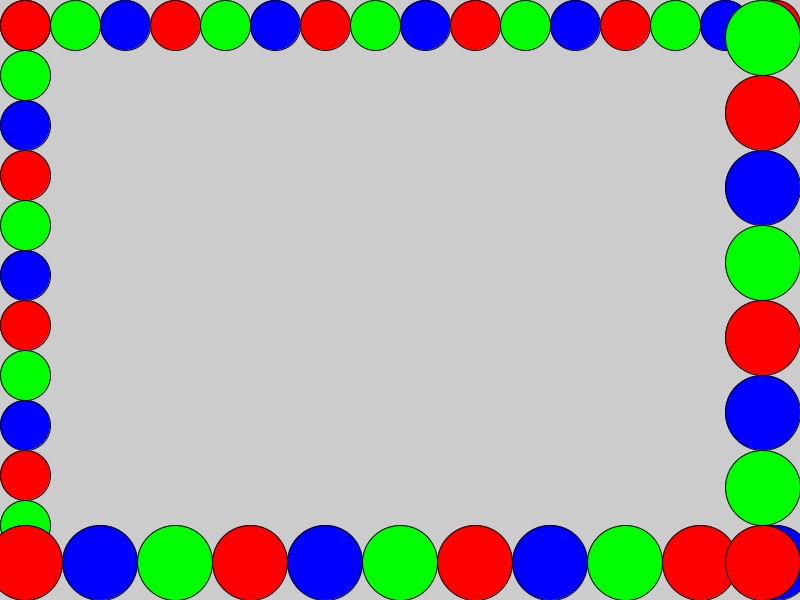
Frame 1 (no input)
Frame 60 (the mouse pressed at the canvas centre just before this capture): identical to frame 1, image omitted
Frame 120 (the mouse held since frame 60 and released just before this capture): identical to frame 1, image omitted

The Processing sketch that drew this single still picture (run headless with seeded random() and noise(); from frame 60 on, the mouse is pressed at the canvas centre):

// Processing sketch: Daily8_Rows_of_Circles
// ── Daily8_Rows_of_Circles.pde
////color[] colors = new color[2];
float size0,size1;
PVector place0,place1,place2,place3;
int number0, number1, number2, number3;
color c1 = color(255,0,0),c2 = color(0,255,0),c3 = color(0,0,255);
void setup(){
  size(800,600);
////  colors[0] = color(255,0,0);
////  colors[1] = color(0,255,0);
  size0 = 50;
  size1 = 75;
  place0 = new PVector(width/2, size0/2);
  place1 = new PVector(size0/2,height/2);
  place2 = new PVector(width/2, height-size1*.5);
  place3 = new PVector(width-size1/2,height/2);
  number0 = ceil(width/size0);
  number1 = ceil(height/size0);
  number2 = ceil(width/size1);
  number3 = ceil(height/size1);
  makeAlternatingCircleColumn(place1,size0,number1,c1,c2,c3);
  makeCircleRowFor(place0,size0,number0,c1,c2,c3);
  makeCircleRowWhile(place2,size1,number2,c1,c3,c2);
  makeAlternatingCircleColumn(place3,size1,number3,c2,c1,c3);
  ////makeAlternatingCircleColumn(new PVector(25,height/2),50,height/50,colors);
}

void draw(){
  
}


  void makeCircle(float x, float y, float d, color c) {
    fill(c);
    circle(x, y, d);
  }
  
  void makeAlternatingCircleColumn(PVector posn, float size, int howMany, color c1, color c2, color c3){
    
    for(int i = 0; i<howMany; i++){
      if(i%3 == 0){
        makeCircle(posn.x,posn.y-(size*((float(howMany-1)/2)-i)),size,c1);
      }else if(i%3 == 1){
        makeCircle(posn.x,posn.y-(size*((float(howMany-1)/2)-i)),size,c2);
      }else{
       makeCircle(posn.x,posn.y-(size*((float(howMany-1)/2)-i)),size,c3);
      }
    
    }
  }
    void makeCircleRowFor(PVector posn, float size, int howMany, color c1, color c2, color c3){
    
    for(int i = 0; i<howMany; i++){
      if(i%3 == 0){
        makeCircle(posn.x-(size*((float(howMany-1)/2)-i)),posn.y,size,c1);
      }else if(i%3 == 1){
        makeCircle(posn.x-(size*((float(howMany-1)/2)-i)),posn.y,size,c2);
      }else{
       makeCircle(posn.x-(size*((float(howMany-1)/2)-i)),posn.y,size,c3);
      }
    
    }
  }
      void makeCircleRowWhile(PVector posn, float size, int howMany, color c1, color c2, color c3){
    int i = 0; 
    while(i<howMany){
      if(i%3 == 0){
        makeCircle(posn.x-(size*((float(howMany-1)/2)-i)),posn.y,size,c1);
      }else if(i%3 == 1){
        makeCircle(posn.x-(size*((float(howMany-1)/2)-i)),posn.y,size,c2);
      }else{
       makeCircle(posn.x-(size*((float(howMany-1)/2)-i)),posn.y,size,c3);
      }
     i++;
    }
  }
  /*/*
    void makeAlternatingCircleColumn(PVector posn, float size, int howMany, color[] colors){
    
    for(int i = 0; i<howMany; i++){
      for(int j = 0;i<colors.length;j++){
        if(i%colors.length == j){
          makeCircle(posn.x,posn.y-(size*((float(howMany-1)/2)-i)),size,colors[j]);
        }
    }
  }
  }*/
